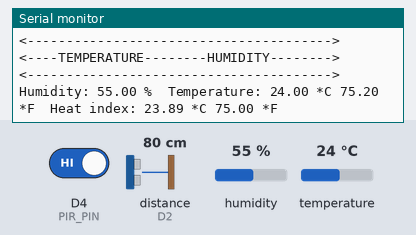
A sketch run on a simulated ESP8266 (NodeMCU). Parts: the last lines printed to the serial monitor. Wiring (inferred from the names in the program): ultrasonic range finder: trigger D3; echo D2. Inputs (shaded band) come from the test bench; at power-on: distance to the obstacle (sensor on D2) 80 cm, humidity 55 %, D4 (PIR_PIN) HIGH, temperature 24 °C. The echo pulse lasts 58.3 µs per cm; WiFi joins after 1.5 s; servers stay silent unless stated; uploads are accepted with an empty reply.

Above: at 2.7 s.
2.8 s: distance to the obstacle (sensor on D2) set to 2 cm
At 4.0 s:
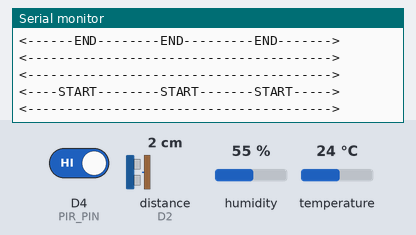
5.2 s: humidity set to 22 %
At 6.27 s:
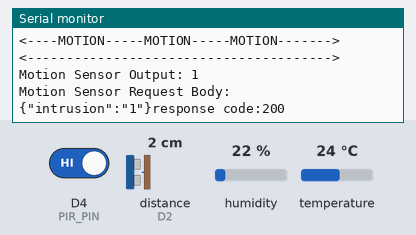
7.6 s: D4 (PIR_PIN) driven LOW
At 7.92 s:
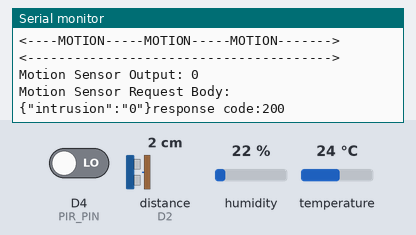
10.0 s: temperature set to 12 °C
At 11.47 s:
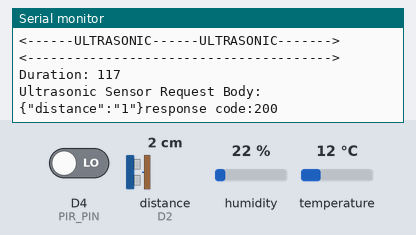
12.4 s: distance to the obstacle (sensor on D2) set to 120 cm
At 12.72 s:
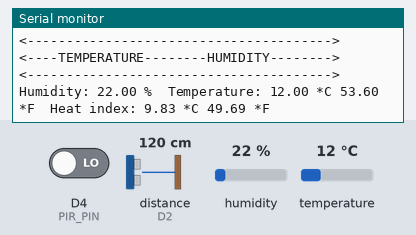
20.8 s: humidity set to 40 %
At 21.49 s:
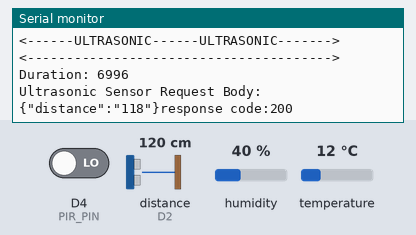
Timing chart, 0 to 23.8 s (numbered marks = the images above; inputs shaded):
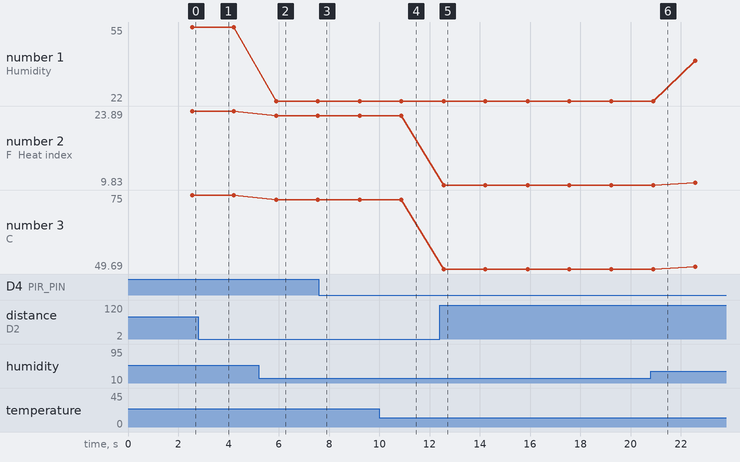

Measured:
- after the input at 2.8 s, the serial monitor: prints a new line after 0.19 s (image 1)
- after the input at 5.2 s, the serial monitor: prints a new line after 0.70 s (image 2)
- after the input at 7.6 s, the serial monitor: prints a new line after 0.16 s (image 3)
- plotted number 1: 55 → 22 after the input at 5.2 s, 22 → 40 after the input at 20.8 s
- plotted number 2: 23.89 → 23.03 after the input at 5.2 s, 9.83 → 10.3 after the input at 20.8 s
- plotted number 3: 75 → 73.45 after the input at 5.2 s, 49.69 → 50.54 after the input at 20.8 s

The sketch:

Demo_-_All_Sensors.ino
```cpp
#include "DHT.h"
#include <ESP8266WiFi.h>
#include <ESP8266HTTPClient.h>

#define DHT_TYPE DHT11   // DHT11 Sensor Type
#define DHT_PIN D5 // Pin for Temperature Sensor
#define PIR_PIN D4   // Pin for Motion Sensor
#define TRIGGER_PIN D3  // Trigger pin - Ultrasonic Sensor
#define ECHO_PIN D2  // Echo pin - Ultrasonic Sensor

DHT dht(DHT_PIN, DHT_TYPE);
const char* ssid     = "Yusuf";
const char* password = "yusuf@567";
const String hostname = "http://172.20.10.4";
const String port = "8080";
const String tempEndpoint = "tempsensor";
//const String motionPort = "8081";
const String motionEndpoint = "motionsensor";
//const String ultrasonicPort = "8082";
const String ultrasonicEndpoint = "ultrasonicsensor";

String requestUrlTemperature = hostname + ":" + port + "/" + tempEndpoint;
String requestUrlMotion = hostname + ":" + port + "/" + motionEndpoint;
String requestUrlUltrasonic = hostname + ":" + port + "/" + ultrasonicEndpoint;

HTTPClient tempHttp;
HTTPClient motionHttp;
HTTPClient ultrasonicHttp;
int httpCode = -1;
String response = "";
int pirValue;
long duration;
int distance;

void setup() {
  Serial.begin(115200);
  delay(10);

  // We start by connecting to a WiFi network
  Serial.println();
  Serial.println();
  Serial.print("Connecting to ");
  Serial.println(ssid);

  WiFi.begin(ssid, password);

  while (WiFi.status() != WL_CONNECTED) {
    delay(500);
    Serial.print(".");
  }

  Serial.println("");
  Serial.println("WiFi connected");
  Serial.println("IP address: ");
  Serial.println(WiFi.localIP());

  dht.begin();

  // Call REST API
  tempHttp.begin(requestUrlTemperature);
  Serial.println("POST URL>" + requestUrlTemperature + "<");
  motionHttp.begin(requestUrlMotion);
  Serial.println("POST URL>" + requestUrlMotion + "<");
  ultrasonicHttp.begin(requestUrlUltrasonic);
  Serial.println("POST URL>" + requestUrlUltrasonic + "<");

  // Motion Sensor
  pinMode(PIR_PIN, INPUT);

  // Ultrasonic sensor
  pinMode(TRIGGER_PIN, OUTPUT);
  pinMode(ECHO_PIN, INPUT);

}

void loop() {

  Serial.println("\n<--------------------------------------->");
  Serial.println("\n<----START--------START-------START----->");
  Serial.println("\n<--------------------------------------->");

  // Wait a few seconds between measurements.
  delay(1000);

  Serial.println("\n<--------------------------------------->");
  Serial.println("\n<----TEMPERATURE--------HUMIDITY-------->");
  Serial.println("\n<--------------------------------------->");

  // Reading temperature or humidity takes about 250 milliseconds!
  // Sensor readings may also be up to 2 seconds 'old' (its a very slow sensor)
  float h = dht.readHumidity();
  // Read temperature as Celsius (the default)
  float t = dht.readTemperature();
  // Read temperature as Fahrenheit (isFahrenheit = true)
  float f = dht.readTemperature(true);

  // Check if any reads failed and exit early (to try again).
  if (isnan(h) || isnan(t) || isnan(f)) {
    Serial.println("Failed to read from DHT sensor!");
    return;
  }

  // Compute heat index in Fahrenheit (the default)
  float hif = dht.computeHeatIndex(f, h);
  // Compute heat index in Celsius (isFahreheit = false)
  float hic = dht.computeHeatIndex(t, h, false);

  Serial.print("Humidity: ");
  Serial.print(h);
  Serial.print(" %\t");
  Serial.print("Temperature: ");
  Serial.print(t);
  Serial.print(" *C ");
  Serial.print(f);
  Serial.print(" *F\t");
  Serial.print("Heat index: ");
  Serial.print(hic);
  Serial.print(" *C ");
  Serial.print(hif);
  Serial.println(" *F");

  // Temperature Request Body
  String requestBody = "{\"temperature\":\""+ (String)t +"\",\"humidity\":\""+ (String)h +"\",\"timestamp\":1500285818}";
  httpCode = tempHttp.POST(requestBody);
  if(httpCode > 0) {
      response = tempHttp.getString();
      Serial.printf("response code:%d",httpCode);
      Serial.println(response);

  } else {
      Serial.printf("POST... failed, error: %s\n\n", tempHttp.errorToString(httpCode).c_str());
  }
  tempHttp.end();

  Serial.println("\n<--------------------------------------->");
  Serial.println("\n<----MOTION-----MOTION-----MOTION------->");
  Serial.println("\n<--------------------------------------->");

  pirValue = digitalRead(PIR_PIN);
  Serial.print("Motion Sensor Output: " + (String)pirValue);

  // Intrusion Request Body
  requestBody = "{\"intrusion\":\"" + (String)pirValue + "\"}";
  Serial.print("\nMotion Sensor Request Body: " + requestBody);
  httpCode = motionHttp.POST(requestBody);
  if(httpCode > 0) {
      response = motionHttp.getString();
      Serial.printf("response code:%d",httpCode);
      Serial.println(response);

  } else {
      Serial.printf("POST... failed, error: %s\n\n", motionHttp.errorToString(httpCode).c_str());
  }
  motionHttp.end();

  Serial.println("\n<--------------------------------------->");
  Serial.println("\n<------ULTRASONIC------ULTRASONIC------->");
  Serial.println("\n<--------------------------------------->");

  // Clears the trigPin
  digitalWrite(TRIGGER_PIN, LOW);
  delayMicroseconds(2);

  // Sets the trigPin on HIGH state for 10 micro seconds
  digitalWrite(TRIGGER_PIN, HIGH);
  delayMicroseconds(10);
  digitalWrite(TRIGGER_PIN, LOW);

  // Reads the echoPin, returns the sound wave travel time in microseconds
  duration = pulseIn(ECHO_PIN, HIGH);
  Serial.print("\nDuration: " + (String)duration);
  // Calculating the distance
  distance= duration*0.034/2;

  // Ultrasonic Distance Request Body
  requestBody = "{\"distance\":\"" + (String)distance + "\"}";
  Serial.print("\nUltrasonic Sensor Request Body: " + requestBody);
  httpCode = ultrasonicHttp.POST(requestBody);
  if(httpCode > 0) {
      response = ultrasonicHttp.getString();
      Serial.printf("response code:%d",httpCode);
      Serial.println(response);

  } else {
      Serial.printf("POST... failed, error: %s\n\n", ultrasonicHttp.errorToString(httpCode).c_str());
  }
  ultrasonicHttp.end();

  Serial.println("\n<--------------------------------------->");
  Serial.println("\n<------END--------END---------END------->");
  Serial.println("\n<--------------------------------------->");
}
```
